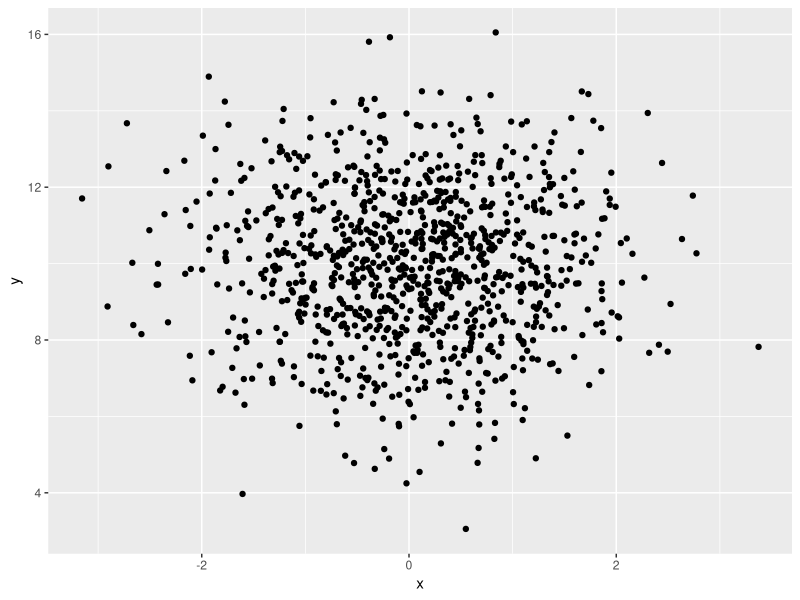

Write the R code that produced this figure.
library(ggplot2)

d <- data.frame(
  id = 1:1000,
  x = rnorm(1000, mean = 0, sd = 1),
  #  y = rbinom(n = 1000, size = 10000, prob = 0.2),
  y = rnorm(1000, mean = 10, sd = 2),
  color = sample(c('red', 'blue'), size = 1000, replace = TRUE)
)

ggplot(data = d, aes(x=x, y=y)) +
  geom_point()

# make regression model
mod <- lm(y ~ x, data = d)